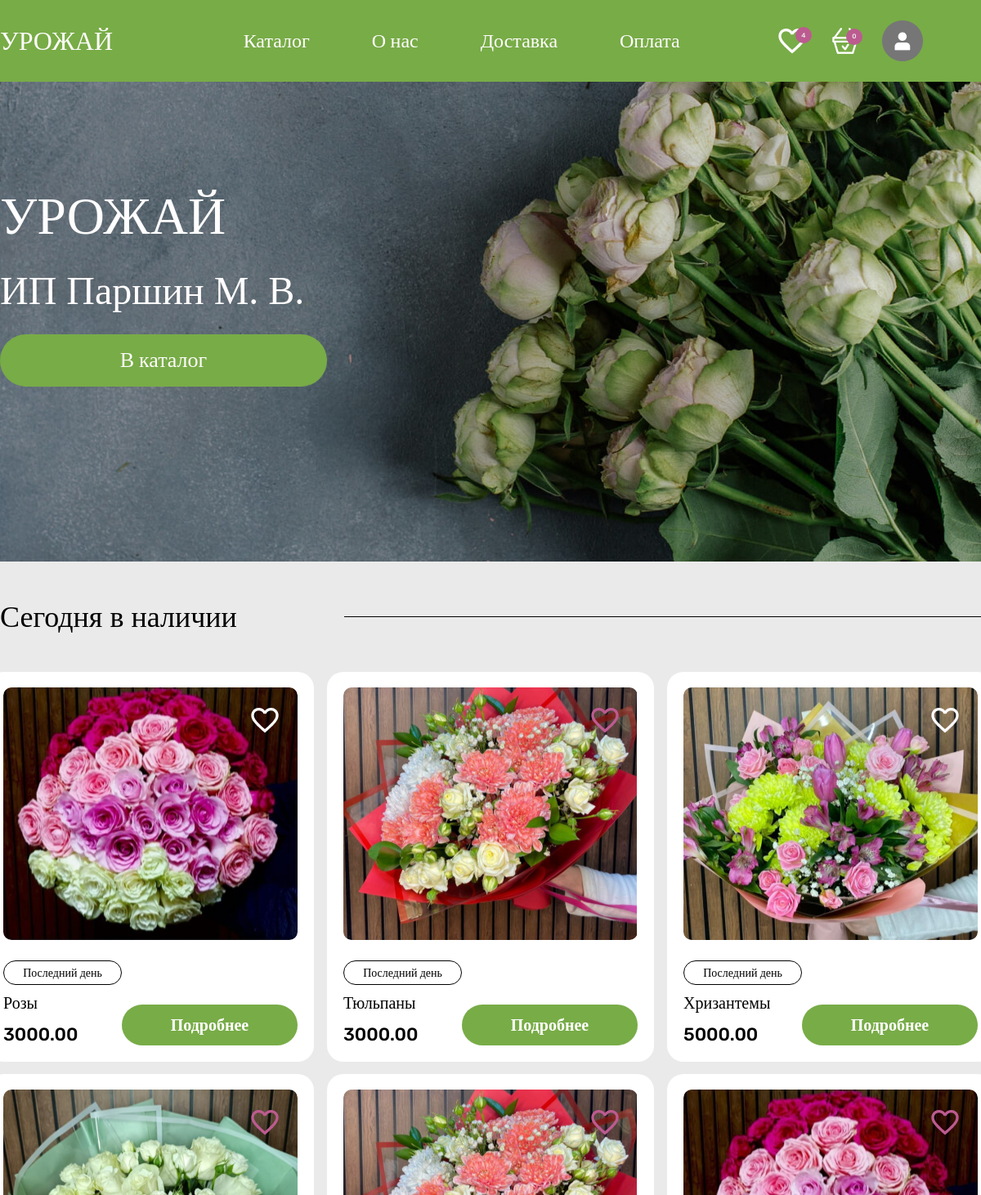
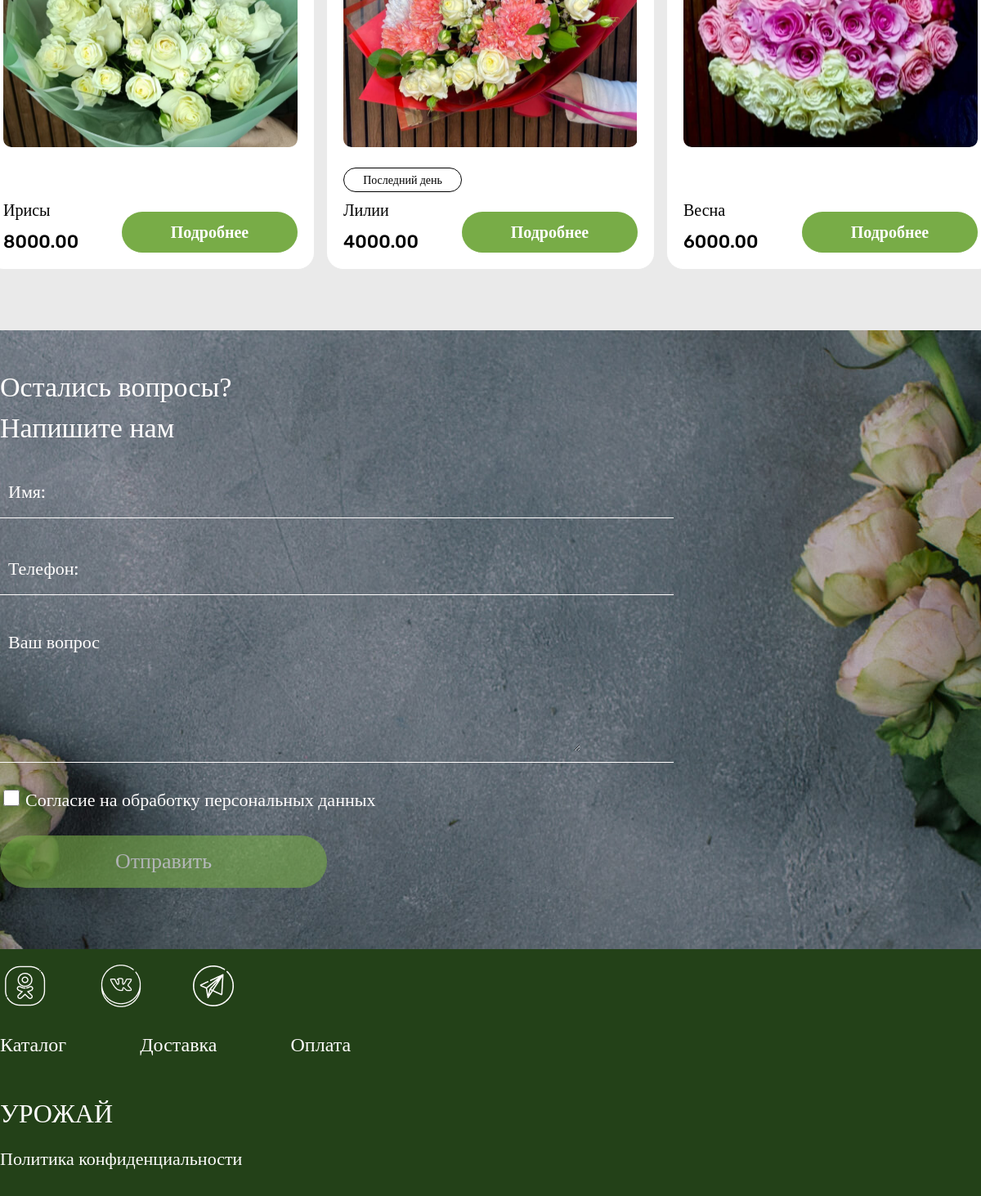
The app's page / (signed in) with its own data (2 pictures, top to bottom).
### catalog/models.py (models this page shows, shortened)
class Product(models.Model):
    category = models.ForeignKey(Category, on_delete=models.PROTECT, verbose_name='Категория')
    stock = models.ForeignKey(Stocks, on_delete=models.SET_NULL, verbose_name='Акция', null=True, default=None)
    name = models.CharField(max_length=100, verbose_name='Название')
    price = models.DecimalField(max_digits=10, decimal_places=2, verbose_name='Цена')
    description = models.TextField(verbose_name='Описание')
    class Meta:
        verbose_name_plural = 'Товар'

class PhotoProduct(models.Model):
    product = models.ForeignKey(Product, related_name='photos', on_delete=models.CASCADE)
    photo = models.ImageField(upload_to='photos/', verbose_name='Фотография')

class Stocks(models.Model):
    CATEGORY_CHOICES = [
        ('10', '10%'),
        ('20', '20%'),
    ]
    name = models.CharField(max_length=50, verbose_name='Название Акции')
    discount = models.CharField(max_length=50, choices=CATEGORY_CHOICES, verbose_name='Процент скидки')
    class Meta:
        verbose_name_plural = 'Скидки'
    def __str__(self):
        return self.name

### catalog/views.py (the view)
# urls.py: path('', PostListView.as_view(), name='view'),
class PostListView(ListView):
    model = Product
    template_name = 'base.html'
    context_object_name = 'products'
    def get_queryset(self):
        qs = super().get_queryset()
        user = self.request.user
        if user.is_authenticated:
            liked_ids = set(user.user_likes.values_list('like_id', flat=True))
        else:
            liked_ids = set()
        for product in qs:
            product.is_liked = product.id in liked_ids
        return qs
    def get_context_data(self, **kwargs):
        context = super().get_context_data(**kwargs)
        user = self.request.user
        if user.is_authenticated:
            context['like_count'] = user.user_likes.count()
            context['basket_count'] = user.user_products.count()
        else:
            context['like_count'] = 0
            context['basket_count'] = 0
        return context

### catalog/templates/base.html (shortened to what this page needs)
<!DOCTYPE html>
<html lang="en">
<head>
    {% block styles %}
    {% load static %}
    <link rel="stylesheet" type="text/css" href="{% static 'css/style.css' %}">
    {% endblock %}
    <link rel="stylesheet" type="text/css" href="{% static 'css/reset.css' %}">
    <link rel="stylesheet" type="text/css" href="{% static 'css/header_footer.css' %}">
    <link rel="stylesheet" href="{% static 'css/style.css' %}">
    <link href="https://db.onlinewebfonts.com/c/af7d9ff7bc3d5c229740fe9fe78ebca6?family=Vetrino" rel="stylesheet">
</head>
<body>
    <header class="header">
      <div class="container">
        <div class="header__wrapper">
        <a href="{% url 'view' %}" style="cursor:pointer; text-decoration: none; color: inherit;" class="header_name" >
          УРОЖАЙ
        </a>
        <div class="header_menu">
          <div>
            Каталог
          </div>
          <a href="{% url 'about_us'%}" style="cursor:pointer; text-decoration: none; color: white;">
            О нас
          </a>
          <div>
            Доставка
          </div>
          <div>
            Оплата
          </div>
        </div>
        <div class="header_basket">
          <a class="vector" href="{% url 'view' %}">
            {% if user.is_authenticated %}
            <div class="like_count">
              <img src="{% static 'images/Vector.png' %}">
              <div class="count_like">{{ like_count }}</div>
            </div>
            {% else %}
            <div>
              <img class="like-img register-btn" src="{% static 'images/Vector.png' %}"
                   data-product-id="{{ product.pk }}"
                   style="cursor:pointer;">
            </div>
            {% endif %}
          </a>
          <a class="vector" href="{% url 'view' %}">
            {% if user.is_authenticated %}
            <div class="basket_count">
              <img src="{% static 'images/Layer_2.png' %}">
              <div class="count_basket">{{ basket_count }}</div>
            </div>
            {% else %}
            <div>
              <img class="like-img register-btn" src="{% static 'images/Layer_2.png' %}"
                   data-product-id="{{ product.pk }}"
                   style="cursor:pointer;">
            </div>
            {% endif %}
          </a>
          {% if user.is_authenticated %}
            <def style="display:inline; position: relative;" class="profile-link">
                <img src="{% static 'images/Frame 839.png' %}">
            </def>
          {% else %}
          <a href="{% url 'login'%}" style="cursor:pointer; text-decoration: none; color: white;">
            <img src="{% static 'images/avtorizovatsya_qcmrbxi1b3yd 2.png' %}">
          </a>
          {% endif %}
        </div>
      </div>
      </div>
    </header>
{% block content %}
    {% include 'name.html' %}
    <section class="catalog">
      <div class="container section">
        <div class="today">
          <div class="div_today">
            <div class="product_text"> Сегодня в наличии </div>
            <div class="line"></div>
          </div>
          <div class="div_product">
            <div class="grup_product mobil">
                  {% for product in products|slice:":3" %}
                    <div class="product">
                      <div class="drawing" style="background-image:url('{{ product.photos.all.0.photo.url }}')">
                      {% if user.is_authenticated %}
                        {% if product.is_liked %}
                            <img class="like-img" src="{% static 'images/Vector1.png' %}" data-product-id="{{ product.pk }}" style="cursor:pointer;">
                        {% else %}
                            <img class="like-img" src="{% static 'images/Vector.png' %}" data-product-id="{{ product.pk }}" style="cursor:pointer;">
                        {% endif %}
                      {% else %}
                        <img class="like-img register-btn" src="{% static 'images/Vector.png' %}" data-product-id="{{ product.pk }}" style="cursor:pointer;">
                      {% endif %}
                      </div>
                <div class="product_info">
                  <div class="product_info1">
                    {% if product.stock %}
                        <div class="input_hit">{{product.stock}}</div>
                    {% else %}
                        <div class="input_empty">{{product.stock}}</div>
                    {% endif %}
                    <div class="bouquet_name">
                      {{product.name}}
                    </div>
                    <div class="cost">
                      {{product.price}}
                    </div>
                  </div>
                  <div class="detailed1">
                    <a href="{% url 'detail' product.pk %}" style="cursor:pointer; text-decoration: none; color: white;" class="detailed color">Подробнее</a>
                  </div>
                </div>
              </div>
              {% endfor %}
            </div>
            <div class="grup_product mobil">
                  {% for product in products|slice:"3:6" %}
                    <div class="product">
                      <div class="drawing" style="background-image:url('{{ product.photos.all.0.photo.url }}')">
                      {% if user.is_authenticated %}
                        {% if product.is_liked %}
                            <img class="like-img" src="{% static 'images/Vector1.png' %}" data-product-id="{{ product.pk }}" style="cursor:pointer;">
                        {% else %}
                            <img class="like-img" src="{% static 'images/Vector.png' %}" data-product-id="{{ product.pk }}" style="cursor:pointer;">
                        {% endif %}
                      {% else %}
                        <img class="like-img register-btn" src="{% static 'images/Vector.png' %}" data-product-id="{{ product.pk }}" style="cursor:pointer;">
                      {% endif %}
                      </div>
                <div class="product_info">
                  <div class="product_info1">
                    {% if product.stock %}
                        <div class="input_hit">{{product.stock}}</div>
                    {% else %}
                        <div class="input_empty"></div>
                    {% endif %}
                    <div class="bouquet_name">
                      {{product.name}}
                    </div>
                    <div class="cost">
                      {{product.price}}
                    </div>
                  </div>
                  <div class="detailed1">
                    <a href="{% url 'detail' product.pk %}" style="cursor:pointer; text-decoration: none; color: white;" class="detailed color">Подробнее</a>
                  </div>
                </div>
              </div>
              {% endfor %}
            </div>
              </div>
            </div>
          </div>
    </section>
    <div class="div_div">
    </div>
    {% include 'feedback.html' %}
{% endblock %}
<footer class="footer">
      <div class="container container1">
        <div class="footer_link">
          <img class="footer_link1" src="{% static 'images/odnoklassniki_srby782wg2r8 2.png' %}" alt="Иконка одноклассников">
          <img class="footer_link1" src="{% static 'images/vk_q5yb3l21rgfi 2.png' %}" onClick="window.open('https://vk.com/annaparshina1998?from=groups');" style="cursor:pointer">
          <img class="footer_link1" src="{% static 'images/telegram_uiellad0w0fn 2.png' %}" alt="Иконка телеграмм">
        </div>
        <div class="footer_menu">
          <div>
            Каталог
          </div>
          <div>
            Доставка
          </div>
          <div>
            Оплата
          </div>
        </div>
        <div class="footer_name">
          УРОЖАЙ
        </div>
        <div class="footer_pol">
          Политика конфиденциальности
        </div>
      </div>
    </footer>
</body>
</html>

### static/css/style.css (style rules this page uses)
html { height: 100%; width: 100%; }
body { height: 100%; width: 100%; }
.catalog { background-color: #EAEAEA; justify-content: flex-start; }
.today { display: flex; flex-direction: column; width: 100%; height: 100%; }
.div_today { display: flex; align-items: center; height: 135px; gap: 20px; padding-top: 30px; padding-bottom: 30px; }
.product_text { font-family: "Vetrino"; font-size: 36px; flex-basis: 401px; font-weight: 400; line-height: 48px; }
.line { border-bottom: 1px solid #000; flex: 1; }
.div_product { width: 100%; height: 100%; display: flex; justify-content: flex-start; flex-direction: column; gap: 15px; }
.grup_product { display: flex; justify-content: center; gap: 16px; }
.product { height: 477px; width: 400px; background-color: #FFFFFF; border-bottom: 1px solid #FFFFFF; border-radius: 20px; }
.product { display: flex; flex-direction: column; justify-content: center; align-items: center; gap: 20px; }
.drawing { border-radius: 10px; height: 65%; width: 90%; display: flex; justify-content: flex-end; align-items: flex-start; padding-top: 20px; padding-right: 20px; background-size: cover; background-position: center; }
.product_info { height: 23%; width: 90%; justify-content: center; align-items: center; }
.product_info { display: flex; justify-content: space-between; align-items: flex-end; }
.product_info1 { display: flex; flex-direction: column; gap: 10px; }
.input_hit { display: flex; justify-content: center; align-items: center; font-family: "Rubik"; font-size: 14px; height: 30px; width: 145px; border: 1px solid #000000; border-radius: 50px; background-color: #FFFFFF; font-weight: 500; }
.input_empty { height: 30px; width: 145px; }
.bouquet_name { height: 27px; font-size: 20px; font-family: "Rubik"; font-weight: 400; }
.cost { height: 27px; font-size: 22px; font-family: "Rubik"; font-weight: 500; }
.detailed1 { display: flex; justify-content: flex-end; align-items: flex-end; height: 50px; width: 350px; }
.detailed { border: none; color: #FFFDFD; font-family: "Rubik"; font-size: 20px; height: 100%; width: 100%; border-bottom: 1px solid #78AC47; border-radius: 50px; background-color: #78AC47; display: flex; justify-content: center; align-items: center; font-weight: 700; }
.div_div { height: 60px; background-color: #EAEAEA; }

### static/css/header_footer.css (style rules this page uses)
.header { height: 100px; width: 100%; background-color: #78AC47; color: #FFFDFD; font-size: 24px; font-family: "Rubik"; font-weight: 500; }
.container { max-width: 1240px; margin: 0 auto; width: 100%; height: 90%; }
.header__wrapper { display: flex; justify-content: space-between; align-items: center; height: 100px; }
.header_name { height: 84px; width: 227px; display: flex; align-items: center; font-size: 32px; font-family: "Vetrino"; font-weight: 400; }
.header_menu { height: 84px; width: 534px; display: flex; align-items: center; justify-content: space-between; }
.header_basket { gap: 29px; height: 84px; width: 227px; display: flex; align-items: center; justify-content: flex-end; }
.like_count { position: relative; }
.like_count .count_like { position: absolute; top: 33%; left: 84%; transform: translate(-50%, -50%); color: #EBEBEB; font-weight: 500; font-size: 8px; }
.basket_count { position: relative; }
.count_like { display: flex; justify-content: center; align-items: center; height: 20px; width: 20px; background-color: #BC5B90; border-radius: 50%; }
.count_basket { display: flex; justify-content: center; align-items: center; height: 20px; width: 20px; background-color: #BC5B90; border-radius: 50%; }
.basket_count .count_basket { position: absolute; top: 33%; left: 83%; transform: translate(-50%, -50%); color: #EBEBEB; font-weight: 500; font-size: 8px; }
.profile-link { text-decoration: none; color: inherit; }
.footer { height: 302px; background-color: #234118; display: flex; flex-direction: column; justify-content: space-around; }
.footer_link { display: flex; gap: 58px; justify-content: flex-start; align-items: center; }
.footer_menu { color: #FFFDFD; font-size: 24px; font-family: "Rubik"; display: flex; justify-content: flex-start; align-items: center; gap: 90px; height: 84px; font-weight: 500; }
.footer_name { font-size: 32px; font-family: "Vetrino"; color: #FFFDFD; height: 84px; display: flex; justify-content: flex-start; align-items: center; font-weight: 400; }
.footer_pol { color: #FFFDFD; font-size: 22px; font-family: "Rubik"; font-weight: 400; }

### records on screen
Product: photos.all.0.photo (picture), stock "Последний день", name "Розы", price "3000.00"
Product: photos.all.0.photo (picture), stock "Последний день", name "Тюльпаны", price "3000.00"
Product: photos.all.0.photo (picture), stock "Последний день", name "Хризантемы", price "5000.00"
Product: photos.all.0.photo (picture), name "Ирисы", price "8000.00"
Product: photos.all.0.photo (picture), stock "Последний день", name "Лилии", price "4000.00"
Product: photos.all.0.photo (picture), name "Весна", price "6000.00"

### other values on screen
{{ like_count }} "4"
{{ basket_count }} "0"
